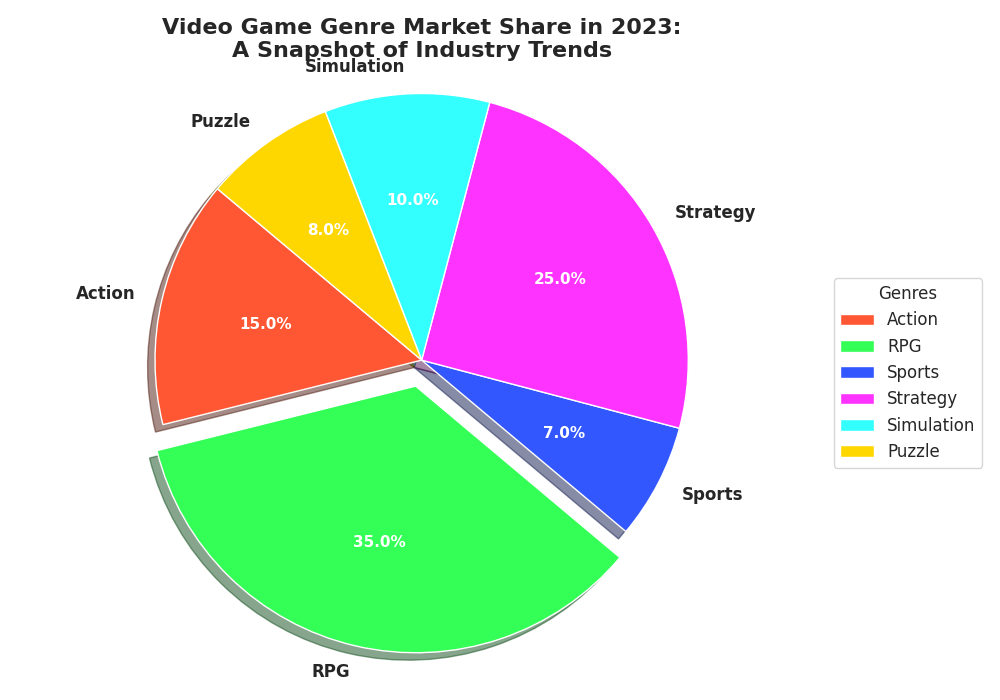

The Python source for this figure:
import matplotlib.pyplot as plt

# Define video game genres
genres = ['Action', 'RPG', 'Sports', 'Strategy', 'Simulation', 'Puzzle']

# Market shares for each genre
market_shares = [15, 35, 7, 25, 10, 8]

# Colors for each genre
colors = ['#FF5733', '#33FF57', '#3357FF', '#FF33FF', '#33FFFF', '#FFD700']

# Explode to highlight RPG genre
explode = (0, 0.1, 0, 0, 0, 0)

# Create a standard pie chart
plt.figure(figsize=(10, 7))
wedges, texts, autotexts = plt.pie(
    market_shares, labels=genres, colors=colors, explode=explode, shadow=True,
    autopct='%1.1f%%', startangle=140
)

# Enhance text visibility
for text in texts:
    text.set_fontsize(12)
    text.set_fontweight('bold')

for autotext in autotexts:
    autotext.set_color('white')
    autotext.set_fontsize(11)
    autotext.set_fontweight('bold')

# Maintain equal aspect ratio
plt.axis('equal')

# Title
plt.title('Video Game Genre Market Share in 2023:\nA Snapshot of Industry Trends', fontsize=16, fontweight='bold', ha='center')

# Legend positioning
plt.legend(wedges, genres, title="Genres", loc="center left", bbox_to_anchor=(1, 0, 0.5, 1), fontsize=12)

# Adjust layout
plt.tight_layout()

# Display chart
plt.show()
